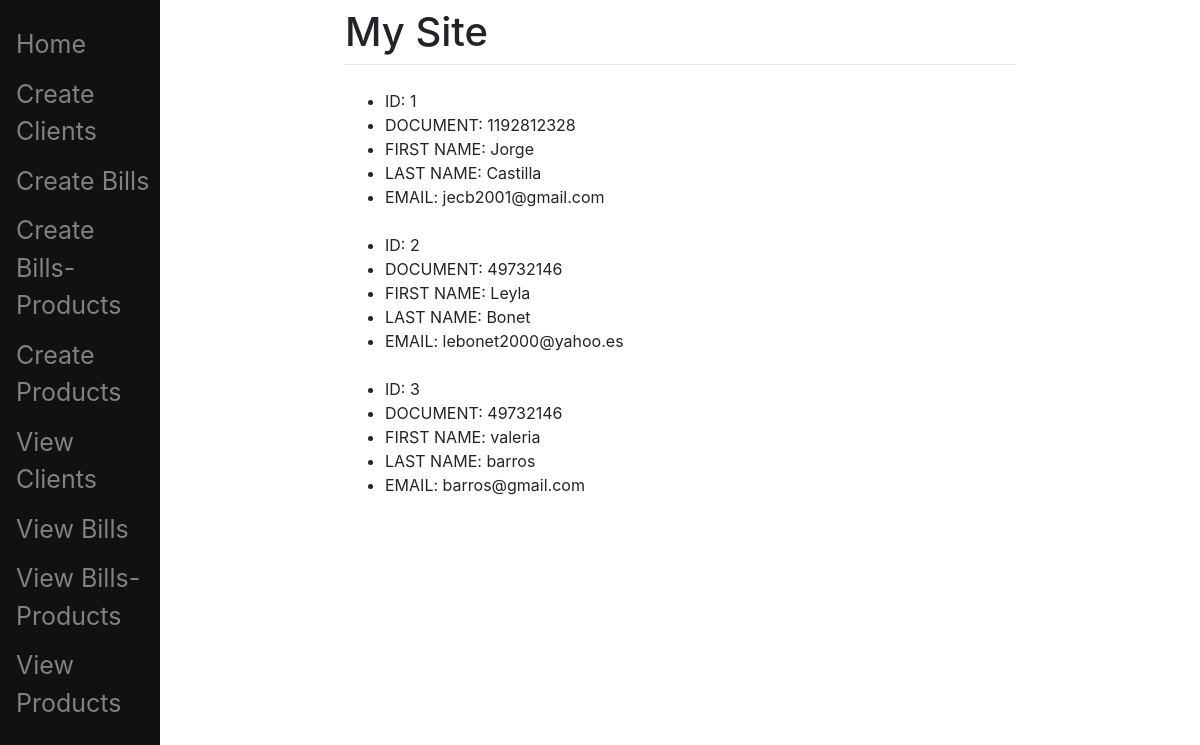
Screenshot of /client/all (signed in) with the database file from the repository.
### blog/models.py (models this page shows, shortened)
class Client(models.Model):
    id = models.PositiveIntegerField(primary_key = TRUE)
    document = models.PositiveIntegerField()
    first_name = models.CharField(max_length=50)
    last_name = models.CharField(max_length=50)
    email = models.EmailField(max_length=254)

### pages/views.py (the view)
# urls.py: path('client/all', views.all_clients_view, name='all client'),
def all_clients_view(request,*args,**kwargs): #Contact page view
    clients = Client.objects.all()
    return render(request, "main/show_clients.html", {"clients":clients})

### templates/main/show_clients.html (shortened to what this page needs)
{% extends "main/base.html" %}
{% block content %}
	<ul>
		{% for client in clients %}
			<li>ID: {{client.id}}</li>
            <li>DOCUMENT: {{client.document}}</li>
            <li>FIRST NAME: {{client.first_name}}</li>
            <li>LAST NAME: {{client.last_name}}</li>
            <li>EMAIL: {{client.email}}</li>
            <br>
		{% endfor %}
	</ul>
{% endblock %}

### rows the page displays
Client: id "1", document "1192812328", first_name "Jorge", last_name "Castilla", email "jecb2001@gmail.com"
Client: id "2", document "49732146", first_name "Leyla", last_name "Bonet", email "lebonet2000@yahoo.es"
Client: id "3", document "49732146", first_name "valeria", last_name "barros", email "barros@gmail.com"
